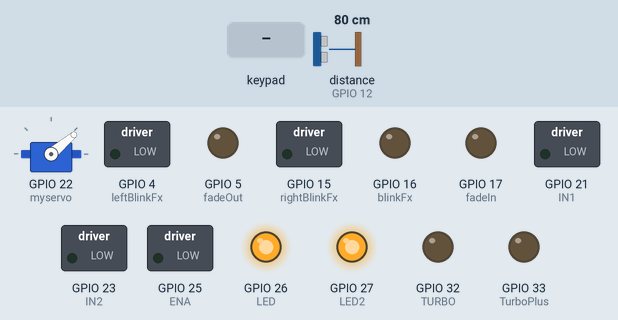
Recording of a sketch running on a simulated ESP32. Parts: servo, switched loads named in the sketch (green lamp = pin HIGH), output pins drawn as LEDs (lit = HIGH). The test bench sets the inputs (shaded band); at power-on: distance to the obstacle (sensor on GPIO 12) 80 cm. The echo pulse lasts 58.3 µs per cm; nothing arrives over Bluetooth unless stated.

Above: at 1.2 s.
1.3 s: key 'U' pressed
At 2.5 s:
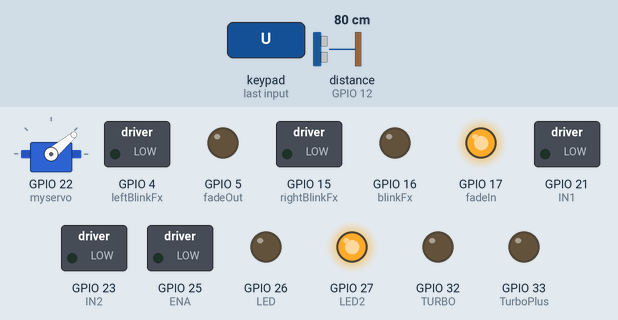
2.8 s: key 'D' pressed
At 3.03 s:
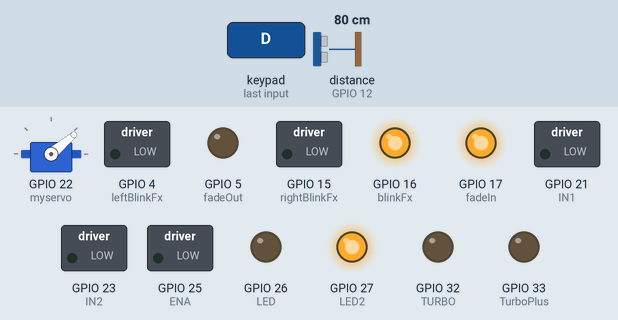
4.7 s: key 'L' pressed
At 4.93 s:
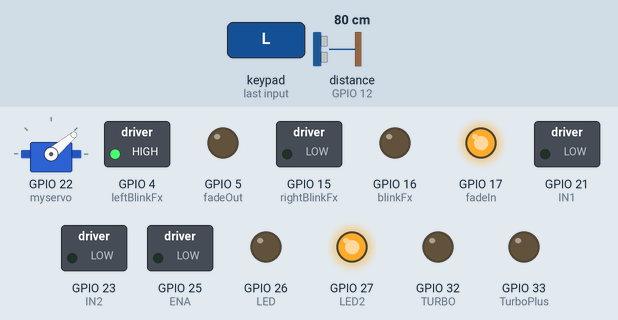
6.6 s: key 'R' pressed
At 6.83 s:
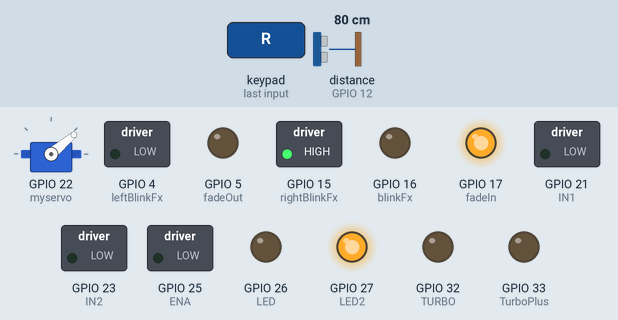
Timing chart, 0 to 9.5 s (numbered marks = the images above; inputs shaded):
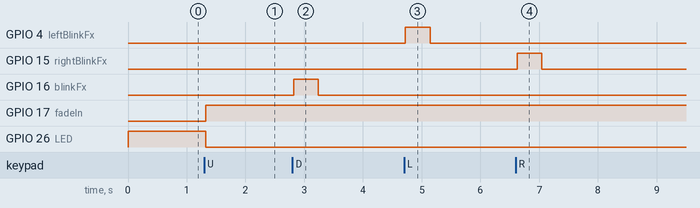

The sketch:

PS4FormulaMaster4.ino
```cpp
#include <PS4Controller.h>
#include <ESP32Servo.h>
#include <L298N.h>
#include <NewPing.h>

#define TRIGGER_PIN 13
#define ECHO_PIN 12
#define MAX_DISTANCE 200

#define leftBlinkFx 4
#define fadeIn 17
#define fadeOut 5
#define rightBlinkFx 15
#define blinkFx 16


NewPing sonar(TRIGGER_PIN, ECHO_PIN, MAX_DISTANCE);

Servo myservo;
const byte ENA = 25;
const byte IN1 = 21;
const byte IN2 = 23;
const byte TURBO = 32; //relay switch join 2 batteries (paralel connection) in serial connection 8 to 12v
const byte TurboPlus = 33; // relay switch ‚‚+‚‚ 12v
const byte LED = 26;  // rear light
const byte LED2 = 27; //front light
bool BOOST = false;
bool ledState = true;
bool reverseOnObstacle = false;
bool touchPadPressed = false;
bool leftButtonPressed = false;
bool rightButtonPressed = false;
bool upButtonPressed = false;
bool downButtonPressed = false;

L298N motor(ENA, IN1, IN2);

byte r = 0;
byte g = 0;
byte b = 255;

void setup() {
    PS4.begin("1a:2b:3c:01:01:01");
    PS4.setLed(r, g, b);
    PS4.sendToController();
    myservo.attach(22);
    pinMode(ENA, OUTPUT);
    pinMode(IN1, OUTPUT);
    pinMode(IN2, OUTPUT);
    pinMode(TURBO, OUTPUT);
    pinMode(TurboPlus, OUTPUT);
    pinMode(LED, OUTPUT);
    pinMode(LED2, OUTPUT);
    pinMode(leftBlinkFx, OUTPUT);
    pinMode(rightBlinkFx, OUTPUT);
    pinMode(fadeIn, OUTPUT);
    pinMode(fadeOut, OUTPUT);
    pinMode(blinkFx, OUTPUT);
    digitalWrite(leftBlinkFx, LOW);
    digitalWrite(rightBlinkFx, LOW);
    digitalWrite(fadeIn, LOW);
    digitalWrite(fadeOut, LOW);
    digitalWrite(blinkFx, LOW);
    digitalWrite(TurboPlus, LOW);
    digitalWrite(LED, HIGH); //rear light
    digitalWrite(LED2, HIGH);  // front light
}

void loop() {
    if (PS4.isConnected()) {
        handleTouchpadButton();
        handleTurboButton();
        handleUpButton();
        handleDownButton();
        handleBatteryLevel();
        handleRumbleAndLed();
        handleServo();
        handleDistance();
        handleR2Button();
        handleL2Button();
        handleLeftButton();
        handleRightButton();
        handleL1Button();
        handleR1Button();
    }
}


void handleTouchpadButton(){
 if (PS4.Touchpad() && !touchPadPressed) {
        BOOST = !BOOST;
        if (BOOST) {
            r = 0;
            g = 255;
            b = 0;
        } else {
            r = 0;
            g = 0;
            b = 255;
        }
        touchPadPressed = true;
    } else if (!PS4.Touchpad()) {
        touchPadPressed = false;
    }
}


void handleTurboButton() {
    digitalWrite(TURBO, BOOST);
}


void handleUpButton() {
     if(PS4.Up() && !upButtonPressed){
       ledState = !ledState;
      digitalWrite(LED, ledState);
      digitalWrite(fadeIn,!ledState);

      // digitalWrite(fadeOut,ledState);
      upButtonPressed = true;
      }
    else if (!PS4.Up()){
      upButtonPressed = false;

      // digitalWrite(fadeIn,LOW);
      // digitalWrite(fadeOut,LOW);

      // delay(100);
    }
}


void handleBatteryLevel() {
    if (PS4.Battery() == 5) {
            r = 255;
            g = 0;
            b = 0;
        }
}

void handleRumbleAndLed() {
  if(BOOST){
    PS4.setRumble(PS4.L2Value(), PS4.R2Value());
  }
    PS4.setLed(r, g, b);
    PS4.sendToController();
}

void handleServo() {
    int val = map(PS4.LStickX(), -128, 255, 60, 0);
    myservo.write(val);
}

void handleDistance() {
    int distance = sonar.ping_cm();

    if (reverseOnObstacle && distance > 0 && distance <= 80 && !PS4.L2Value() && PS4.R2Value()) {
        digitalWrite(IN1, LOW);
        digitalWrite(IN2, HIGH);
        analogWrite(ENA,255);
        delay(500); // move in opposite direction for exactly 500ms
        while (PS4.R2Value() != 0) { // wait until R2 is released
          delay(15);
        }
    } else if (PS4.R2Value()){
      digitalWrite(IN1, HIGH);
      digitalWrite(IN2, LOW);
      analogWrite(ENA,PS4.R2Value());
    } else {
      digitalWrite(IN2, LOW);
      digitalWrite(IN1, LOW);
    }
}

void handleR2Button() {
     if (PS4.R2Value()){
          digitalWrite(IN1, HIGH);
          digitalWrite(IN2, LOW);
          analogWrite(ENA,PS4.R2Value());
     } else {
          digitalWrite(IN2, LOW);
          digitalWrite(IN1, LOW);
     }
}

void handleL2Button() {
     if (PS4.L2Value()) {
           digitalWrite(IN1, LOW);
           digitalWrite(IN2, HIGH);
           analogWrite(ENA,PS4.L2Value());
     } else {
           digitalWrite(IN2, LOW);
     }
}

void handleDownButton() {
     if(PS4.Down() && !downButtonPressed){
      digitalWrite(blinkFx, HIGH);
      downButtonPressed = true;
      }
    else if (!PS4.Down()){
      downButtonPressed = false;
      digitalWrite(blinkFx, LOW);
    }
}

void handleLeftButton() {
     if(PS4.Left() && !leftButtonPressed){
      digitalWrite(leftBlinkFx, HIGH);
      leftButtonPressed = true;
      }
    else if (!PS4.Left()){
      leftButtonPressed = false;
      digitalWrite(leftBlinkFx, LOW);
    }
}

void handleRightButton() {
     if(PS4.Right() && !rightButtonPressed){
       digitalWrite(rightBlinkFx, HIGH);
      rightButtonPressed = true;
      }
    else if (!PS4.Right()){
      rightButtonPressed = false;
      digitalWrite(rightBlinkFx, LOW);
    }
}

void handleL1Button() {
     if (PS4.L1()) { // turn on reverseOnObstacle function
          reverseOnObstacle = true;
          delay(300); // prevent multiple button presses
     }
}

void handleR1Button() {
     if (PS4.R1()) { // turn off reverseOnObstacle function
          reverseOnObstacle = false;
          delay(300); // prevent multiple button presses
     }
}
```

Measured:
- after the input at 1.3 s, GPIO 17 (fadeIn): LOW → HIGH at once; GPIO 26 (LED): HIGH → LOW at once
- after the input at 2.8 s, GPIO 16 (blinkFx): LOW → HIGH at once, → LOW 0.42 s later
- after the input at 4.7 s, GPIO 4 (leftBlinkFx): LOW → HIGH at once, → LOW 0.42 s later
- after the input at 6.6 s, GPIO 15 (rightBlinkFx): LOW → HIGH at once, → LOW 0.42 s later
